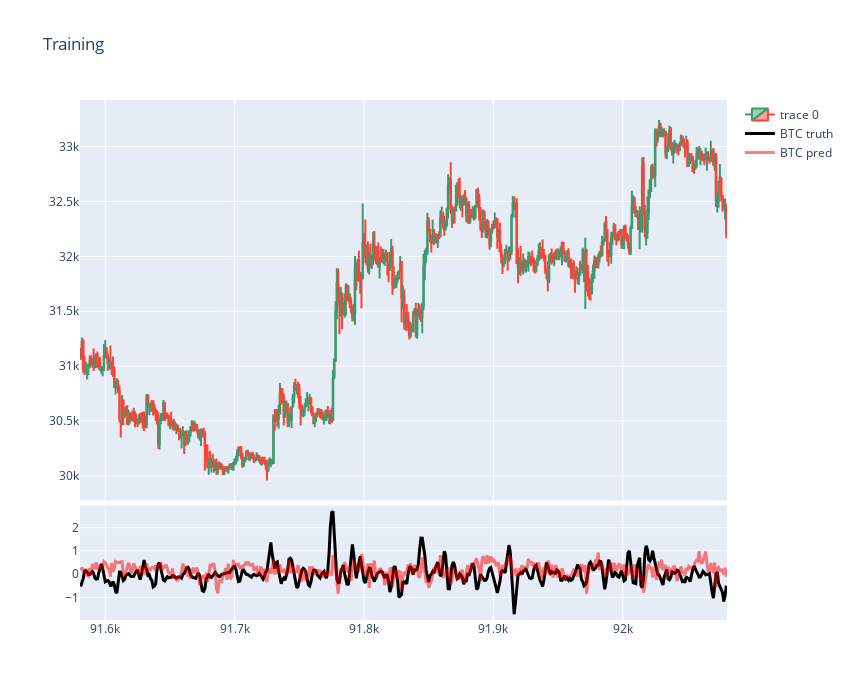

Notebook code cell kept with this figure:
### Code cell
y_pred = model(x_train_input)


y_pred_unscaled = y_pred.detach()[:].flatten()*(btc_target_max-btc_target_min)+btc_target_min
y_train_unscaled = y_train[:].flatten()*(btc_target_max-btc_target_min)+btc_target_min

fig = make_subplots(rows=2, cols=1, shared_xaxes=True, vertical_spacing = 0.01, row_heights=[0.7, 0.2])

bars = 500

# CANDLE STICK CHART
fig.add_trace(go.Candlestick(x=np.arange(np.shape(train_open_unscaled)[0])[-bars:],
                open=train_open_unscaled[-bars:],
                high=train_high_unscaled[-bars:],
                low=train_low_unscaled[-bars:],
                close=train_close_unscaled[-bars:]), row=1, col=1)

fig.add_trace(go.Scatter(x=np.arange(np.shape(y_train_unscaled)[0])[-bars:], y=y_train_unscaled[-bars:],
                    mode='lines',
                    name='BTC truth',
                    line=dict(color='black',width=3)), row=2, col=1)
                    
fig.add_trace(go.Scatter(x=np.arange(y_pred_unscaled.shape[0])[-bars:], y=y_pred_unscaled[-bars:],
                    mode='lines',
                    name='BTC pred',
                    line=dict(color='red',width=3),
                    opacity=0.5), row=2, col=1)

fig.update_layout(xaxis_rangeslider_visible=False)
fig.update_layout(height=700, width=850, title_text="Training")
fig.show()

#fig.update_layout(template="plotly_dark")

### Figure 1 — Plotly figure (JSON) as saved in the notebook; plotly's stock layout.template omitted (floating-point values rounded to 4 significant figures; data arrays with more than 128 entries replaced by an {"elided": "..."} marker saying what was removed)
{"data": [{"close": {"elided": "500 float values"}, "high": {"elided": "500 float values"}, "low": {"elided": "500 float values"}, "open": {"elided": "500 float values"}, "type": "candlestick", "x": {"elided": "500 int values"}, "xaxis": "x", "yaxis": "y"}, {"line": {"color": "black", "width": 3}, "mode": "lines", "name": "BTC truth", "type": "scatter", "x": {"elided": "500 int values"}, "xaxis": "x2", "y": {"elided": "500 float values"}, "yaxis": "y2"}, {"line": {"color": "red", "width": 3}, "mode": "lines", "name": "BTC pred", "opacity": 0.5, "type": "scatter", "x": {"elided": "500 int values"}, "xaxis": "x2", "y": {"elided": "500 float values"}, "yaxis": "y2"}], "layout": {"height": 700, "title": {"text": "Training"}, "width": 850, "xaxis": {"anchor": "y", "domain": [0, 1], "matches": "x2", "rangeslider": {"visible": false}, "showticklabels": false}, "xaxis2": {"anchor": "y2", "domain": [0, 1]}, "yaxis": {"anchor": "x", "domain": [0.23, 1]}, "yaxis2": {"anchor": "x2", "domain": [0, 0.22]}}}
